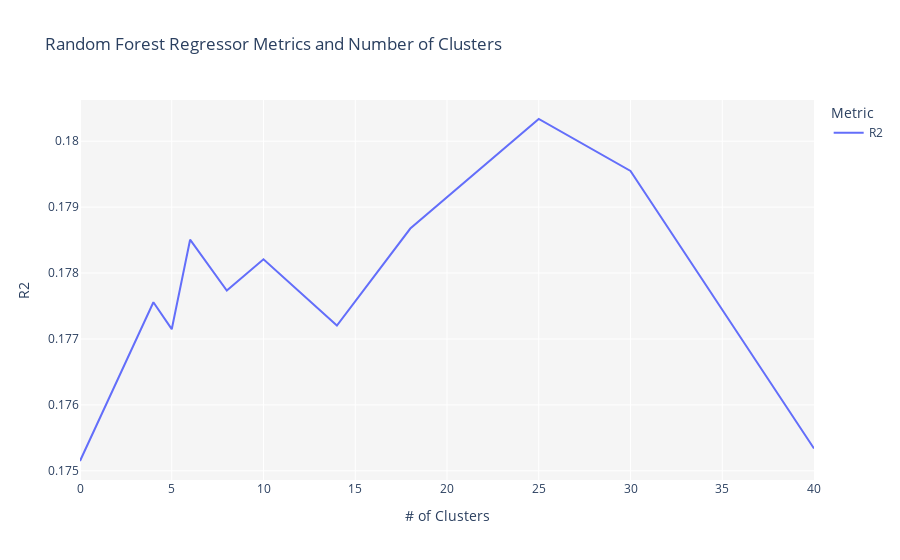

The cell this chart's notebook holds for it:
### Code cell
kmeans_tuned = tune_model(model = 'kmeans', supervised_target = 'Satisfaction_Score', estimator='rf')

### Figure 1 — Plotly figure (JSON) as saved in the notebook; plotly's stock layout.template omitted (floating-point values rounded to 4 significant figures)
{"data": [{"hovertemplate": "Metric=R2<br># of Clusters=%{x}<br>R2=%{y}<extra></extra>", "legendgroup": "R2", "line": {"color": "#636efa", "dash": "solid", "shape": "linear"}, "mode": "lines", "name": "R2", "orientation": "v", "showlegend": true, "type": "scatter", "x": [0, 4, 5, 6, 8, 10, 14, 18, 25, 30, 40], "xaxis": "x", "y": [0.1751, 0.1776, 0.1771, 0.1785, 0.1777, 0.1782, 0.1772, 0.1787, 0.1803, 0.1795, 0.1753], "yaxis": "y"}], "layout": {"legend": {"title": {"text": "Metric"}, "tracegroupgap": 0}, "plot_bgcolor": "rgb(245,245,245)", "title": {"text": "Random Forest Regressor Metrics and Number of Clusters"}, "xaxis": {"anchor": "y", "domain": [0, 1], "title": {"text": "# of Clusters"}}, "yaxis": {"anchor": "x", "domain": [0, 1], "title": {"text": "R2"}}}}
